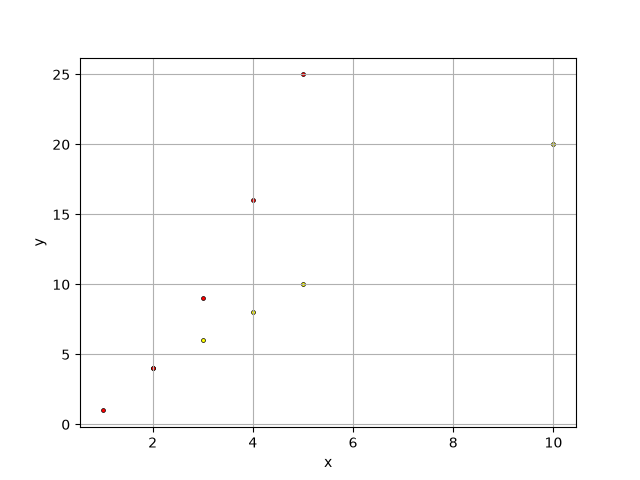

Write the Python code that produced this figure.
import matplotlib.pyplot as plt

def plot_datasets(datasets, indices):
    if not indices:
        print("Нет наборов для отображения.")
        return

    colors = ['yellow', 'red'] 

    plt.figure()
    for i, idx in enumerate(indices):
        ds = datasets[idx]
        plt.scatter(ds['x'], ds['y'],
                    s=8,                          
                    color=colors[i % len(colors)],
                    edgecolors='black',           
                    linewidths=0.5)

    plt.xlabel('x')
    plt.ylabel('y')
    plt.grid(True)
    plt.savefig('plot.png')
    print("График сохранён в plot.png")
